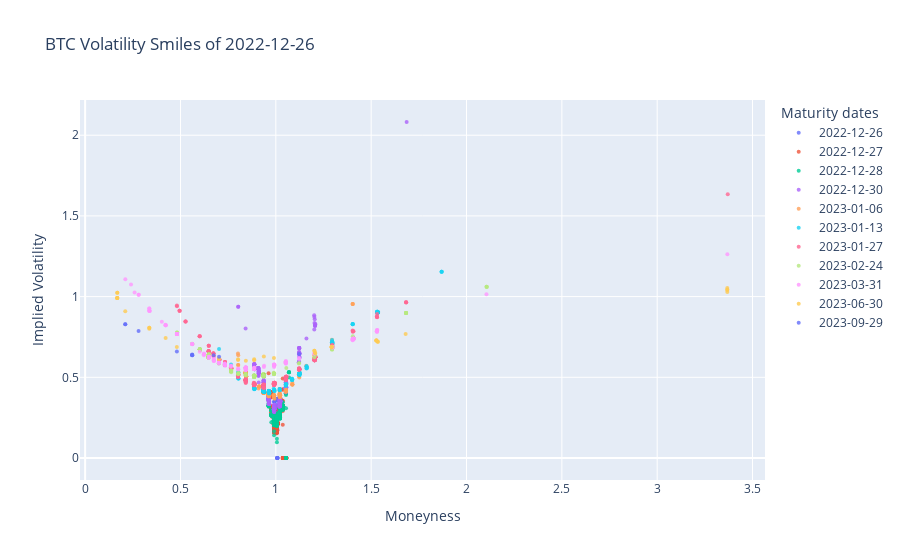

Write notebook code for a chart like this one.
### Code cell
#Inputs
currency = "BTC"
begin_date = date(2022, 12, 26)
end_date = dt.today().date()

update_2d_iv_graph(option_data = MarketData(currency,begin_date,end_date).option_data(), date = begin_date, poly_plot = False, points = True)
#update_2d_iv_graph(option_data = MarketData(currency,begin_date,end_date).option_data(), date = begin_date, poly_plot = False, points = True).write_html("implied_volatility_smile.html")

### Figure 1 — Plotly figure (JSON) as saved in the notebook; plotly's stock layout.template omitted (floating-point values rounded to 4 significant figures; data arrays with more than 128 entries replaced by an {"elided": "..."} marker saying what was removed)
{"data": [{"marker": {"opacity": 0.8, "size": 4}, "mode": "markers", "name": "2022-12-26", "type": "scatter", "x": [0.9896, 1.005, 1.005, 0.99, 0.99, 0.9898, 0.99, 0.99, 1.005, 0.9901, 0.9897, 0.9902, 0.9902, 0.9902, 0.9902, 1.005, 1.005, 1.005, 1.005, 1.005, 1.006, 0.9912, 1.006, 0.9922, 0.9926, 0.9927, 0.9927, 1.008, 1.008, 1.008, 1.008, 1.008, 1.008, 0.9925, 0.9925, 1.007, 1.007, 1.008, 1.008, 1.008, 1.008, 0.9936, 1.008, 1.008, 1.008, 1.008, 1.008, 0.9925, 0.9934, 1.008, 1.008, 1.008, 1.008, 1.008, 1.008, 1.008, 1.008, 1.008, 1.008, 1.008, 1.008, 1.008, 0.9932, 0.9929, 0.9929, 1.008, 1.009, 1.009, 1.009, 1.009, 1.009, 0.9945, 0.9946, 0.9946, 0.9946, 0.9946, 0.9945, 0.9945, 0.9942, 0.9943, 0.9942, 0.9936, 0.9925, 0.9925, 0.9926, 0.9926, 0.9925], "y": [0.279, 0.216, 0.221, 0.283, 0.283, 0.289, 0.29, 0.29, 0.23, 0.296, 0.307, 0.302, 0.302, 0.302, 0.302, 0.253, 0.253, 0.253, 0.185, 0.199, 0.212, 0.294, 0.219, 0.275, 0.268, 0.267, 0.267, 0, 0, 0, 0, 0, 0.274, 0.276, 0.276, 0.266, 0.269, 0.279, 0.176, 0, 0, 0.329, 0, 0.302, 0.3, 0.282, 0.282, 0.283, 0.27, 0.308, 0.307, 0.307, 0.307, 0.307, 0.308, 0.308, 0.308, 0.308, 0.308, 0.309, 0.309, 0.315, 0.294, 0.306, 0.307, 0.33, 0.356, 0.359, 0.367, 0.367, 0.367, 0.368, 0.264, 0.266, 0.266, 0.266, 0.269, 0.269, 0.314, 0.278, 0.282, 0.311, 0.348, 0.348, 0.347, 0.347, 0.349]}, {"marker": {"opacity": 0.8, "size": 4}, "mode": "markers", "name": "2022-12-27", "type": "scatter", "x": {"elided": "671 float values"}, "y": {"elided": "671 float values"}}, {"marker": {"opacity": 0.8, "size": 4}, "mode": "markers", "name": "2022-12-28", "type": "scatter", "x": {"elided": "216 float values"}, "y": {"elided": "216 float values"}}, {"marker": {"opacity": 0.8, "size": 4}, "mode": "markers", "name": "2022-12-30", "type": "scatter", "x": {"elided": "335 float values"}, "y": {"elided": "335 float values"}}, {"marker": {"opacity": 0.8, "size": 4}, "mode": "markers", "name": "2023-01-06", "type": "scatter", "x": {"elided": "219 float values"}, "y": {"elided": "219 float values"}}, {"marker": {"opacity": 0.8, "size": 4}, "mode": "markers", "name": "2023-01-13", "type": "scatter", "x": {"elided": "158 float values"}, "y": {"elided": "158 float values"}}, {"marker": {"opacity": 0.8, "size": 4}, "mode": "markers", "name": "2023-01-27", "type": "scatter", "x": {"elided": "293 float values"}, "y": {"elided": "293 float values"}}, {"marker": {"opacity": 0.8, "size": 4}, "mode": "markers", "name": "2023-02-24", "type": "scatter", "x": {"elided": "196 float values"}, "y": {"elided": "196 float values"}}, {"marker": {"opacity": 0.8, "size": 4}, "mode": "markers", "name": "2023-03-31", "type": "scatter", "x": {"elided": "136 float values"}, "y": {"elided": "136 float values"}}, {"marker": {"opacity": 0.8, "size": 4}, "mode": "markers", "name": "2023-06-30", "type": "scatter", "x": [0.99, 0.9373, 1.206, 1.206, 1.535, 1.535, 0.4221, 3.368, 3.368, 3.368, 3.368, 0.8863, 0.8428, 0.1686, 0.1686, 1.202, 1.202, 0.4809, 1.681, 1.293, 1.293, 1.528, 1.528, 1.528, 1.528, 1.293, 1.292, 0.3363, 0.1684, 0.1684, 0.7016, 0.7016, 0.802, 0.1684, 0.1684, 0.2104, 0.3367, 0.3367, 0.802, 0.8864], "y": [0.619, 0.629, 0.652, 0.649, 0.721, 0.721, 0.743, 1.054, 1.042, 1.028, 1.042, 0.605, 0.603, 1.024, 1.024, 0.665, 0.665, 0.688, 0.768, 0.689, 0.689, 0.728, 0.728, 0.728, 0.728, 0.686, 0.688, 0.801, 0.992, 0.992, 0.615, 0.615, 0.612, 0.992, 0.992, 0.909, 0.807, 0.807, 0.608, 0.612]}, {"marker": {"opacity": 0.8, "size": 4}, "mode": "markers", "name": "2023-09-29", "type": "scatter", "x": [0.4811, 0.674, 0.5613, 0.5613, 0.5615, 0.5615, 0.7024, 0.2105, 0.2105, 0.2803, 1.123], "y": [0.66, 0.636, 0.641, 0.639, 0.637, 0.637, 0.627, 0.828, 0.828, 0.787, 0.644]}], "layout": {"legend": {"title": {"text": "Maturity dates"}}, "title": {"text": "BTC Volatility Smiles of 2022-12-26"}, "xaxis": {"title": {"text": "Moneyness"}}, "yaxis": {"title": {"text": "Implied Volatility"}}}}
